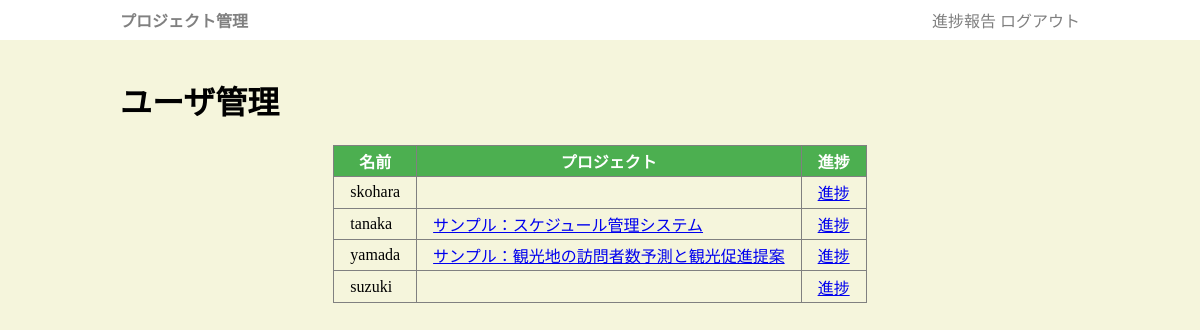
Page /user_admin (signed in) on the earlier database version.
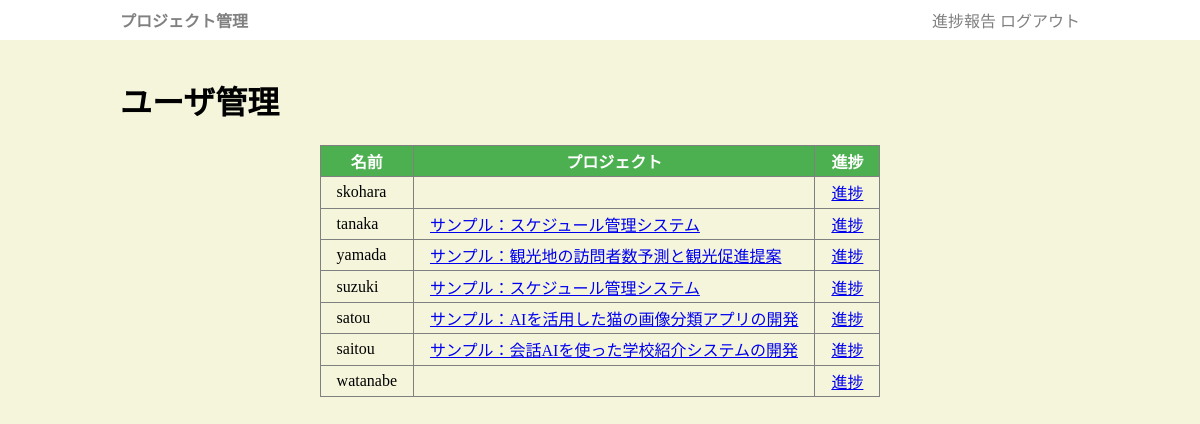
Same page on the later database version.
### app.py (models this page shows, shortened)
class User(db.Model):
    uid = db.Column(db.Integer, primary_key=True)
    uname = db.Column(db.String(255))
    upass = db.Column(db.String(255))
    member = db.relationship('Member', backref='user', lazy=True)
    preport = db.relationship('Preport', backref='user', lazy=True)

class Member(db.Model):
    mid = db.Column(db.Integer, primary_key=True)
    pid = db.Column(db.Integer, db.ForeignKey("project.pid"))
    uid = db.Column(db.Integer, db.ForeignKey("user.uid"))

class Project(db.Model):
    pid = db.Column(db.Integer, primary_key=True)
    title = db.Column(db.String(255))
    category = db.Column(db.String(255))
    desc = db.Column(db.String(65545))
    updated_at = db.Column(db.DateTime, default=datetime.now)
    comment = db.Column(db.String(65545))
    member = db.relationship('Member', backref='project', lazy=True)
    plan = db.relationship('Plan', backref='project', lazy=True)

### app.py (the view)
@app.get('/user_admin')
def user_admin():
    if session["uid"] != 1:
        return redirect("/login")
    rows = User.query.all()
    return render_template("user_admin.html", rows=rows)

### templates/user_admin.html (shortened to what this page needs)
{% extends "base.html" %}
{% block main %}
<h1>ユーザ管理</h1>
<table id="list">
    <tr><th>名前</th><th>プロジェクト</th><th>進捗</th></tr>
    {% for r in rows %}
    <tr>
        <td class="title">{{r.uname}}</div>
            <td class="title">
                {% if r.member %}
                    {%for m in r.member%}
                        <a href="/project/{{m.project.pid}}">{{m.project.title}}</a>
                    {% endfor %}
                {% endif %}
        <td class="title"><a href="/preport_admin/{{r.uid}}">進捗</a></div>
    </tr>
    {% endfor %}
</table>
{% endblock %}

Differences in the rows shown:
added Member: project "サンプル：スケジュール管理システム", shown under User "suzuki"
added User: uname "satou"
added Member: project "サンプル：AIを活用した猫の画像分類アプリの開発", shown under "satou"
added User: uname "saitou"
added Member: project "サンプル：会話AIを使った学校紹介システムの開発", shown under "saitou"
added User: uname "watanabe"
